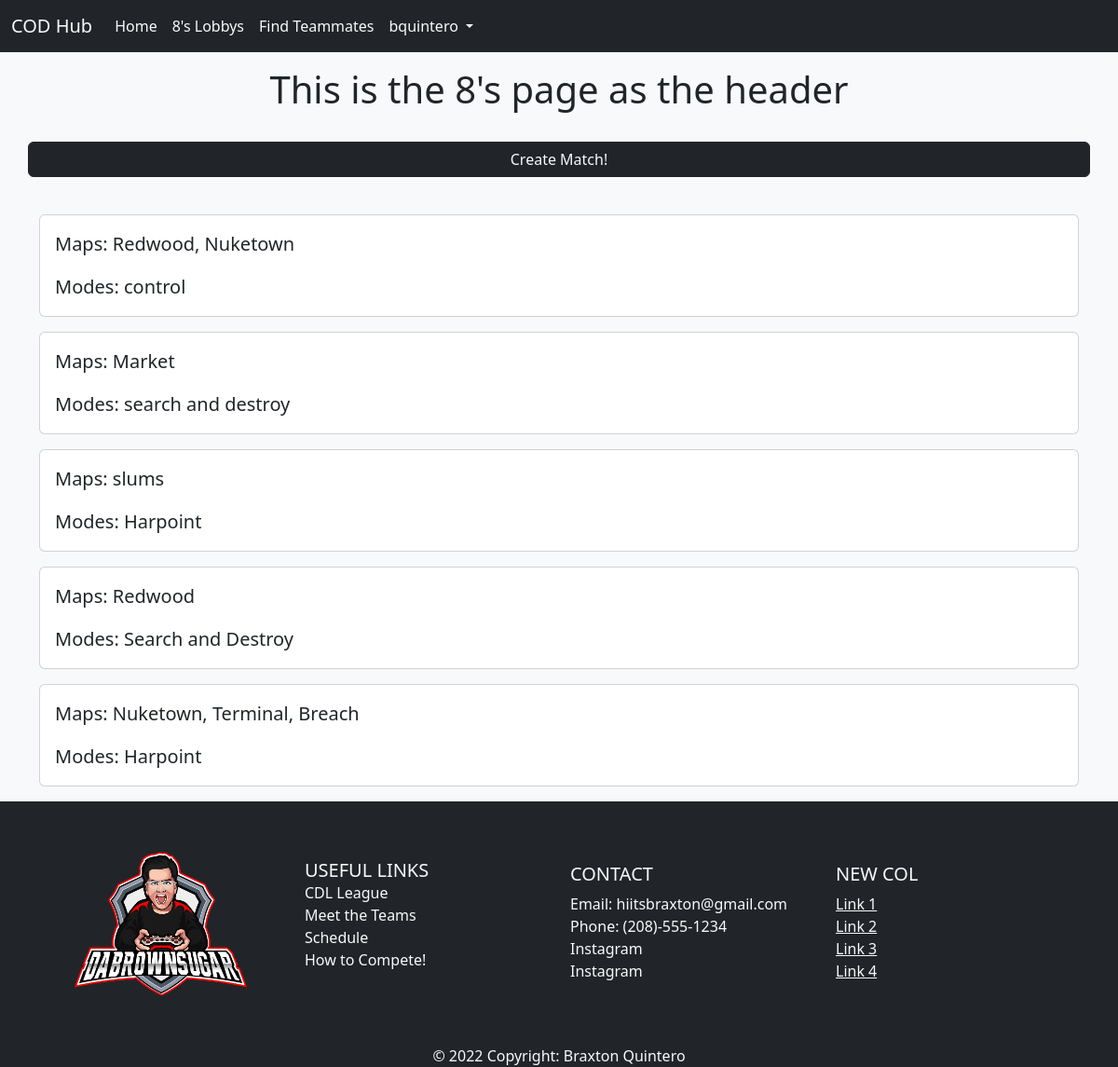
Screenshot of /eights (signed in) with the database file from the repository.
### app/models.py (models this page shows, shortened)
class User(db.Model, UserMixin):
    id = db.Column(db.Integer, primary_key=True)
    email = db.Column(db.String(50), nullable=False, unique=True)
    username = db.Column(db.String(50), nullable=False, unique=True)
    password = db.Column(db.String(256), nullable=False)
    date_created = db.Column(db.DateTime, nullable=False, default=datetime.utcnow)

class Matches(db.Model):
    id = db.Column(db.Integer, primary_key=True)
    modes = db.Column(db.String(50), nullable=False)
    maps = db.Column(db.String(255), nullable=False)
    date_created = db.Column(db.DateTime, nullable=False, default=datetime.utcnow)
    user_id = db.Column(db.Integer, db.ForeignKey('user.id'))

### app/routes.py (the view)
@app.route("/eights", methods= ["GET", "POST"])
@login_required
def eights():
    matches = Matches.query.order_by(Matches.date_created.desc()).all()
    print(matches)
    return render_template('eights.html', matches=matches)

### app/models.py (called while the page is built)
@login.user_loader
def load_user(user_id):
    return User.query.get(user_id)

### app/templates/eights.html (shortened to what this page needs)
{% extends "base.html" %}
{% block content %}
<div class="row align-items-center justify-content-evenly text-center mt-3">
    <h1>This is the 8's page as the header</h1>
    <a href="{{ url_for('match') }}" class="btn btn-dark my-4 text-light">Create Match!</a>
</div>
{% for match in matches %}
<div class="card my-3">
    <div class="card-body">
    <blockquote class="blockquote mb-0">
        <p>Maps: {{ match.maps }}</p>
        <p>Modes: {{ match.modes }}</p>
    </blockquote>
    </div>
</div>
{% endfor %}
{% endblock content %}

### app/templates/navbar.html (shortened to what this page needs)
  <nav class="navbar navbar-expand-lg bg-dark">
    <div class="container-fluid">
      <a class="navbar-brand text-light">COD Hub</a>
      <div class="collapse navbar-collapse justify-content-start" id="navbarNavDropdown">
        <ul class="navbar-nav">
          <li class="nav-item">
            <a class="nav-link active text-light" aria-current="page" href="{{ url_for('index') }}">Home</a>
          </li>
          {% if current_user.is_authenticated %}
          <li class="nav-item">
            <a class="nav-link active text-light" aria-current="page" href="{{ url_for('eights') }}">8's Lobbys</a>
          </li>
          <li class="nav-item">
            <a class="nav-link active text-light" aria-current="page" href="{{ url_for('search_teammates') }}">Find Teammates</a>
          </li>
          <li class="nav-item dropdown text-light">
            <a class="nav-link active dropdown-toggle text-light" href="#" role="button" data-bs-toggle="dropdown" aria-expanded="false">
              {{ current_user.username }}
            </a>
          </li>
          {% endif %}
        </ul>
      </div>
    </div>
  </nav>

### rows the page displays
User: username "bquintero"
Matches: maps "Redwood, Nuketown", modes "control"
Matches: maps "Market", modes "search and destroy"
Matches: maps "slums", modes "Harpoint"
Matches: maps "Redwood", modes "Search and Destroy"
Matches: maps "Nuketown, Terminal, Breach", modes "Harpoint"
